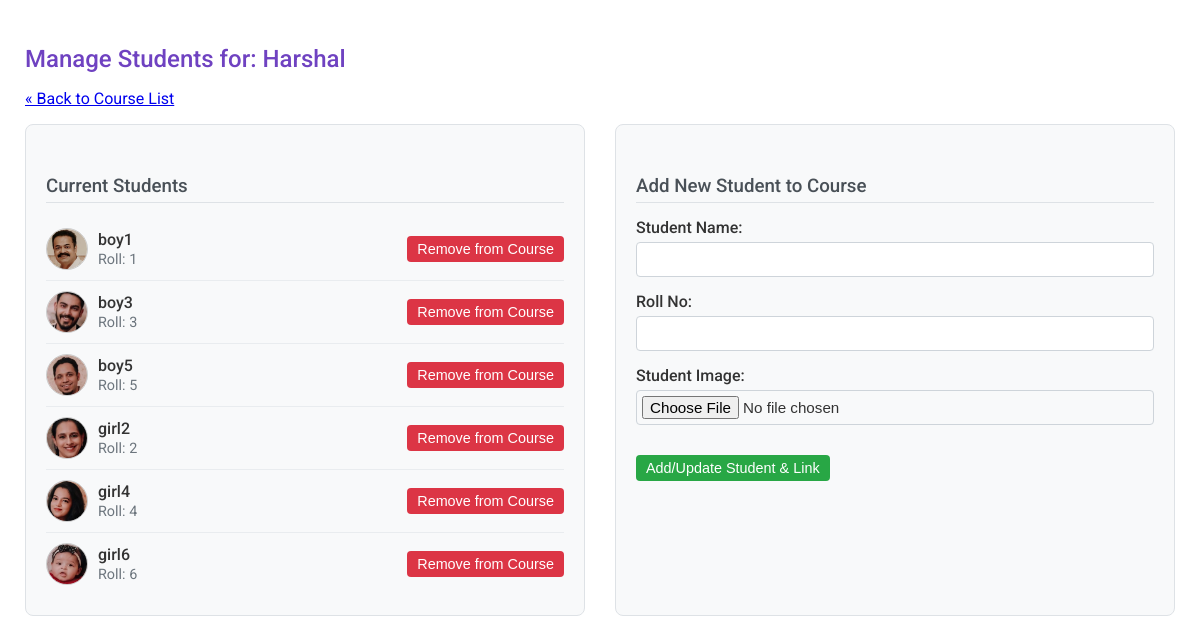
Screenshot of /manage_course/48/students/ with the database file from the repository.
### myapp/models.py (models this page shows, shortened)
class Course(models.Model):
    name = models.CharField(max_length=55)
    students = models.ManyToManyField(Students, blank=True, related_name='courses') # <-- ADDED ManyToManyField

class Students(models.Model):
    name = models.CharField(max_length=100, null=True)
    roll_no = models.CharField(max_length=25, null=True, unique=True)
    photo = models.FileField(upload_to='student_photos/', blank=True, null=True)
    class Meta:
        db_table = 'Student Details'

### myapp/views.py (the view)
# urls.py: path('manage_course/<int:course_id>/students/', views.manage_course_students_view, name='manage_course_students'),
def manage_course_students_view(request, course_id):
    course = get_object_or_404(Course, pk=course_id)
    from .forms import StudentForm
    if request.method == 'POST':
        action = request.POST.get('action')
        if action == 'remove':
            student_id_to_remove = request.POST.get('student_id')
            if not student_id_to_remove:
                 messages.error(request, "Invalid request: Missing student ID to remove.")
            else:
                try:
                    student_to_remove = Students.objects.get(id=student_id_to_remove)
                    course.students.remove(student_to_remove)
                    db_photo_path_base = os.path.join(settings.MEDIA_ROOT, 'student_photo_db', str(course_id), str(student_to_remove.id))
                    for ext in ['.jpg', '.jpeg', '.png']:
                        db_photo_path = db_photo_path_base + ext
                        if os.path.exists(db_photo_path):
                            try:
                                os.remove(db_photo_path)
                                print(f"Removed photo from DeepFace DB: {db_photo_path}")
                                break
                            except OSError as e: print(f"Error removing photo from DeepFace DB: {e}")
                    messages.success(request, f"Successfully removed '{student_to_remove.name}' from course '{course.name}'.")
                except Students.DoesNotExist:
                     messages.error(request, "Student to remove not found.")
                except Exception as e:
                     messages.error(request, f"Error removing student: {e}")
                     print(f"Error removing student {student_id_to_remove} from course {course_id}: {e}")
            return redirect('manage_course_students', course_id=course.id)
        elif action == 'add_new':
            student_name = request.POST.get('student_name', '').strip()
            roll_no = request.POST.get('roll_no', '').strip()
            student_image_file = request.FILES.get('student_image')
            if not student_name or not roll_no:
                messages.error(request, "Student Name and Roll Number are required.")
            else:
                photo_relative_path_for_model = None
                try:
                    student, created = Students.objects.get_or_create(
                        roll_no=roll_no,
                        defaults={'name': student_name}
                    )
                    if not created and student.name != student_name:
                        student.name = student_name
                        student.save(update_fields=['name'])
                    if student_image_file:
                        target_db_dir = os.path.join(settings.MEDIA_ROOT, 'student_photo_db', str(course_id))
                        os.makedirs(target_db_dir, exist_ok=True)
                        original_filename = student_image_file.name
                        extension = os.path.splitext(original_filename)[1].lower()
                        if not extension in ['.jpg', '.jpeg', '.png']:
                             raise ValueError("Invalid file type. Please upload JPG, JPEG, or PNG images.")
                        new_filename = f"{student.id}{extension}" # Use STUDENT ID
                        full_destination_path = os.path.join(target_db_dir, new_filename)
                        with open(full_destination_path, 'wb+') as destination:
                             for chunk in student_image_file.chunks():
                                 destination.write(chunk)
                        photo_relative_path_for_model = os.path.join('student_photo_db', str(course_id), new_filename).replace(os.sep, "/")
                        print(f"Saved/Updated photo in DeepFace DB: {full_destination_path}")
                        print(f"Relative path for Model: {photo_relative_path_for_model}")
                        if student.photo != photo_relative_path_for_model:
                           student.photo = photo_relative_path_for_model
                           student.save(update_fields=['photo'])
                           photo_saved_msg = "Photo updated."
                        else:
                            photo_saved_msg = "Photo processed (already up-to-date)."
                    else:
                         photo_saved_msg = "No new photo provided."
                    action_msg = "Created new student" if created else "Updated existing student"
                    messages.info(request, f"{action_msg} '{student.name}' ({roll_no}). {photo_saved_msg}")
                    if not course.students.filter(pk=student.id).exists():
                        course.students.add(student)
                        messages.success(request, f"Successfully linked student '{student.name}' to course '{course.name}'.")
                    else:
                        messages.warning(request, f"Student '{student.name}' is already linked to this course.")
                except ValueError as ve:
                      messages.error(request, str(ve))
                except IntegrityError as e:
                     messages.error(request, f"Database integrity error for roll no {roll_no}: {e}")
                except Exception as e:
                    print(f"Error adding new student: {e}")
                    messages.error(request, f"An error occurred while adding the student: {e}")
            return redirect('manage_course_students', course_id=course.id)
        else:
            messages.error(request, "Invalid action specified.")
            return redirect('manage_course_students', course_id=course.id)
    else:
        linked_students = course.students.all().order_by('name')
        context = {
            'course': course,
            'linked_students': linked_students,
        }
        return render(request, 'manage_students.html', context)

### myapp/templates/manage_students.html (shortened to what this page needs)
<!DOCTYPE html>
<html lang="en">
<head>
</head>
<body>
    <h2>Manage Students for: {{ course.name }}</h2>
    <p><a href="{% url 'manage_courses' %}">&laquo; Back to Course List</a></p>
    <div class="container">
        <div class="section">
            <h3>Current Students</h3>
            <ul>
                {% for student in linked_students %}
                <li>
                    <div class="student-info">
                        {% if student.photo %}
                            <img src="{{ student.photo.url }}" alt="{{ student.name }}">
                        {% else %}
                             <span style="display:inline-block; width: 40px; height: 40px; background-color: #ccc; border-radius: 50%; text-align:center; line-height:40px; border: 1px solid #aaa;">?</span>
                        {% endif %}
                        <div>
                            <span class="student-name">{{ student.name }}</span><br>
                            <span class="student-roll">Roll: {{ student.roll_no }}</span>
                        </div>
                    </div>
                    <form method="post" style="display: inline;" class="remove-student-form">
                        <button type="submit" class="remove-btn"
                                onclick="return confirm('Are you sure you want to remove student \'{{ student.name }}\' from this course? The student record will NOT be deleted permanently.');">
                            Remove from Course
                        </button>
                    </form>
                </li>
                {% empty %}
                <li class="no-students">No students currently assigned to this course.</li>
                {% endfor %}
            </ul>
        </div>
        <div class="section">
            <h3>Add New Student to Course</h3>
            <form method="post" enctype="multipart/form-data">
                <div class="form-group">
                    <label for="student_name">Student Name:</label>
                    <input type="text" id="student_name" name="student_name" required>
                </div>
                <div class="form-group">
                    <label for="roll_no">Roll No:</label>
                    <input type="text" id="roll_no" name="roll_no" required>
                </div>
                <div class="form-group">
                    <label for="student_image">Student Image:</label>
                    <input type="file" id="student_image" name="student_image" accept="image/*">
                </div>
                <button type="submit" class="add-btn">Add/Update Student & Link</button>
            </form>
        </div>
    </div>
</body>
</html>

### myapp/templates/manage_students.html (style rules this page uses)
body { font-family: 'Roboto', sans-serif; background-color: #fff; padding: 25px; margin: 0; color: #333; }
h2 { font-weight: 500; color: #6f42c1; margin-bottom: 5px; }
h3 { font-weight: 500; color: #495057; margin-top: 30px; margin-bottom: 15px; border-bottom: 1px solid #dee2e6; padding-bottom: 5px; }
.container { display: flex; flex-wrap: wrap; gap: 30px; }
.section { flex: 1; min-width: 300px; background-color: #f8f9fa; padding: 20px; border: 1px solid #dee2e6; border-radius: 8px; }
ul { list-style: none; padding: 0; margin: 0; }
li { display: flex; justify-content: space-between; align-items: center; padding: 10px 0; border-bottom: 1px solid #e9ecef; }
li:last-child { border-bottom: none; }
.student-info { display: flex; align-items: center; gap: 10px; }
.student-info img { width: 40px; height: 40px; border-radius: 50%; object-fit: cover; border: 1px solid #ccc; }
.student-name { font-weight: 500; }
.student-roll { color: #6c757d; font-size: 0.9em; }
.remove-btn, .add-btn { color: white; border: none; padding: 5px 10px; border-radius: 4px; cursor: pointer; font-size: 0.9em; transition: background-color 0.3s ease; }
.remove-btn { background-color: #dc3545; }
.add-btn { background-color: #28a745; margin-top: 15px; }
.form-group { margin-bottom: 15px; }
.form-group label { display: block; margin-bottom: 5px; font-weight: 500; }
.form-group input[type="text"], .form-group input[type="file"] { width: 100%; padding: 8px 10px; border: 1px solid #ced4da; border-radius: 4px; box-sizing: border-box; font-size: 0.95em; }
.form-group input[type="file"] { padding: 5px; }

### rows the page displays
Course: name "Harshal"
Students: photo (picture), name "boy1", roll_no "1"
Students: photo (picture), name "boy3", roll_no "3"
Students: photo (picture), name "boy5", roll_no "5"
Students: photo (picture), name "girl2", roll_no "2"
Students: photo (picture), name "girl4", roll_no "4"
Students: photo (picture), name "girl6", roll_no "6"
